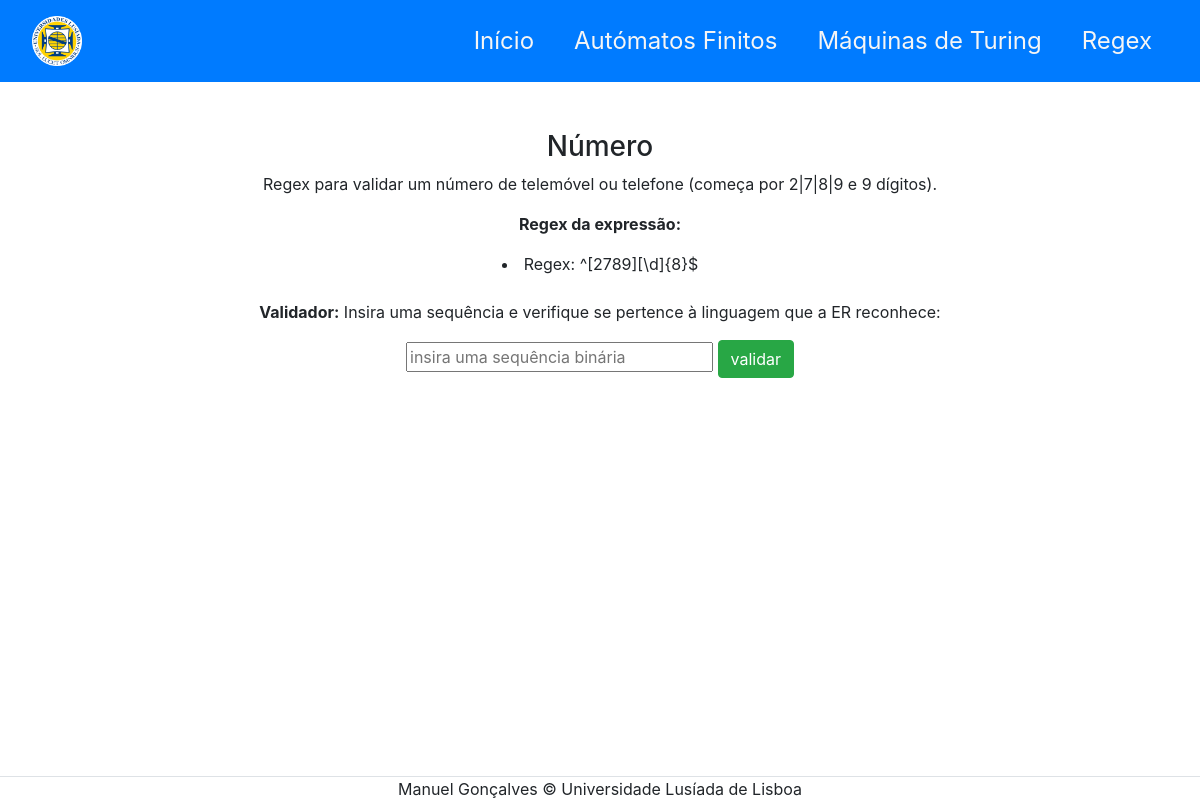
Page /17/validarExpressao/ on the committed database.
### website/models.py (models this page shows, shortened)
class Expressao(models.Model):
    nome = models.CharField(max_length=100)
    descricao = models.CharField(max_length=100)
    regex = models.CharField(max_length=100)
    def printRegex(self):
        return self.regex

### website/views.py (the view)
# urls.py: path('<int:expressao_id>/validarExpressao/', views.validarExpressao, name='validarExpressao'),
def validarExpressao(request, expressao_id):
    sequencia = None
    resultado = None
    form = SequenciaForm(request.POST or None)
    if form.is_valid():
        sequencia = form.cleaned_data['sequencia']
        resultado = Expressao.objects.get(id=expressao_id).validaSequencia(sequencia)
    context = {
        'expressao': Expressao.objects.get(id=expressao_id),
        'sequencia': sequencia,
        'resultado': resultado,
        'form': form,
    }
    return render(request, 'website/regex/validarExpressao.html', context)

### website/forms.py
class SequenciaForm(forms.Form):
    sequencia = forms.CharField(label='',
                                widget=forms.TextInput(attrs={
                                    'placeholder': 'insira uma sequência binária',
                                    'size': '25'
                                }))

### website/templates/website/regex/validarExpressao.html (shortened to what this page needs)
{% extends 'website/layout.html' %}
{% block main %}
<main class="col-12 col-md-8 mx-auto">
    <h3>{{ expressao.nome|title }}</h3>
    <p>{{ expressao.descricao }}.</p>
    <table align="center">
        <tr align="left">
                <p><b>Regex da expressão:</b></p>
                <li>Regex: {{ expressao.printRegex }} </li>
        </tr>
    </table>
    <br>
    <p><b>Validador:</b> Insira uma sequência e verifique se pertence à linguagem que a ER reconhece: </p>
   <form action="{% url 'website:validarExpressao' expressao.id %}" method="POST">
        <b>{{ form }}</b>
        <input type="submit" value="validar" class="btn btn-success">
    </form>
    {% if resultado != None %}
        {% if resultado == True %}
            <p>A sequência <b>{{ sequencia }}</b> é aceite pela expressão </p>
        {% else %}
            <p>A sequência <b>{{ sequencia }}</b> não é aceite pela expressão </p>
        {% endif %}
    {% else %}
        <br><br>
    {% endif %}
</main>
{% endblock %}

### website/templates/website/layout.html (style rules this page uses)
html,body { margin: 0; padding: 0; overflow: hidden auto; }

### rows in the picture
Expressao: nome "Número", descricao "Regex para validar um número de telemóvel ou telefone (começa por 2|7|8|9 e 9 dígitos)", printRegex "^[2789][\\d]{8}$"
